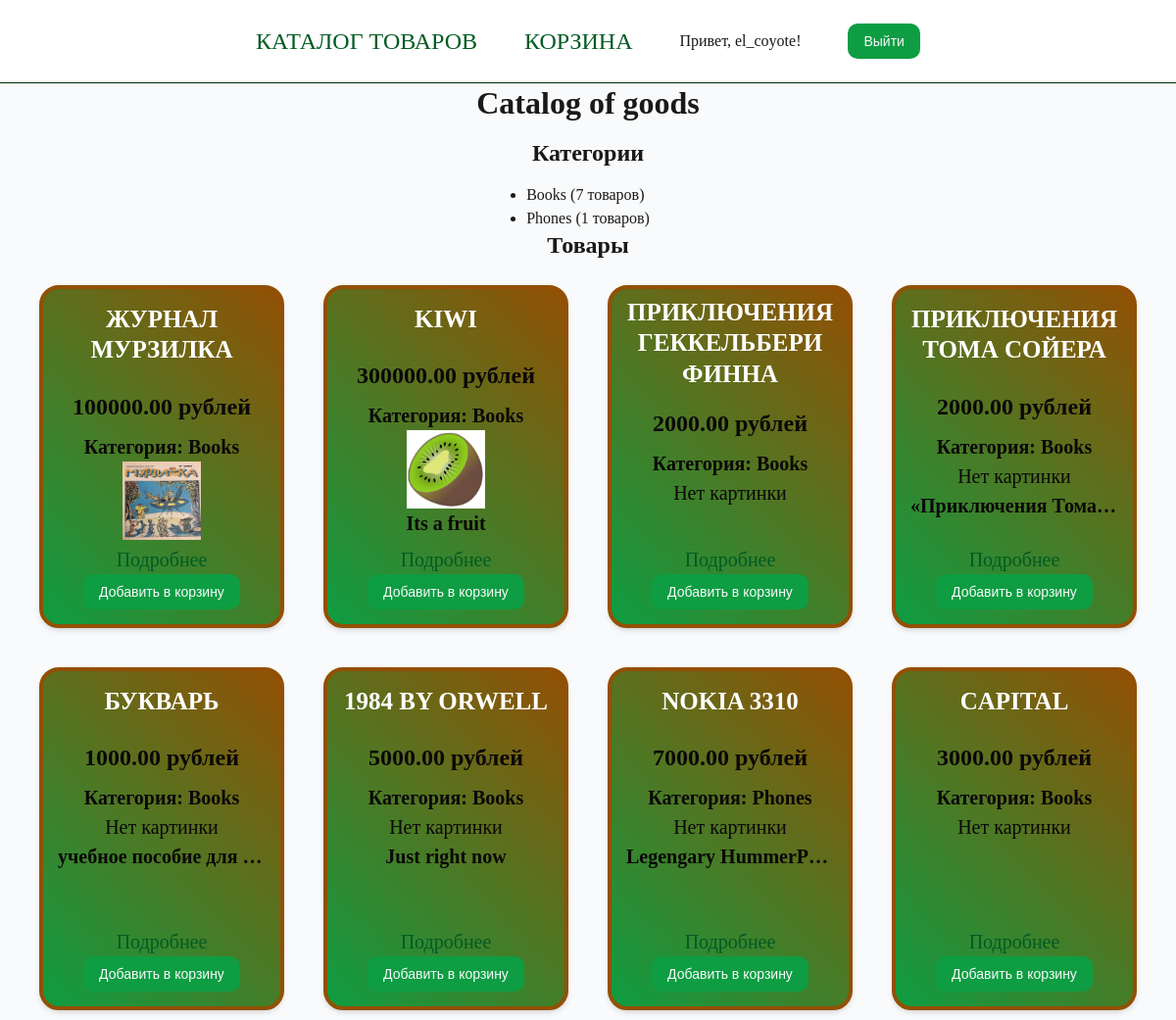
The app's page /journal/products/ (signed in) with its own data.
### journal/models.py (models this page shows, shortened)
class Category(models.Model):
    name = models.CharField(max_length=100, verbose_name='Name', help_text='Type the name of category')
    description = models.TextField(verbose_name="Description", blank=True, null=True)
    class Meta:
        verbose_name = 'Category'
        verbose_name_plural = 'Categories'
        ordering = ['name']

class Product(models.Model):
    name = models.CharField(max_length=200, verbose_name='Product Name')
    description = models.TextField(verbose_name="description", blank=True)
    image = models.ImageField(upload_to='products/', verbose_name='Image', blank=True, null=True)
    category = models.ForeignKey(Category, on_delete=models.CASCADE, related_name='products', verbose_name='Category')
    price = models.DecimalField(max_digits=10, decimal_places=2, verbose_name='Price')
    created_at = models.DateTimeField(auto_now_add=True, verbose_name='Date of creation')
    updated_at = models.DateTimeField(auto_now=True, verbose_name='Date of change')
    class Meta:
        verbose_name = 'Product'
        verbose_name_plural = 'Products'
        ordering = ['-created_at']                    # новые товары сверху
        indexes = [models.Index(fields=['name', 'category'])]

### journal/views.py (the view)
# urls.py: path('products/', views.product_list, name='product_list'),
def product_list(request):
    categories = Category.objects.annotate(product_count=Count('products'))
    products_list = Product.objects.all()
    paginator = Paginator(products_list, 12)
    page = request.GET.get('page')
    try:
        products = paginator.page(page)
    except PageNotAnInteger:
        products = paginator.page(1)
    except EmptyPage:
        products = paginator.page(paginator.num_pages)
    context = {
        'products': products,
        'categories': categories,
        'title': 'Catalog of goods'
    }
    return render(request, 'journal/product_list.html', context)

### journal/context_processors.py (called while the page is built)
def cart_items_count(request):
    cart = get_or_create_cart(request)
    count = sum(item.quantity for item in cart.items.all())
    return {'cart_items_count': count}

### journal/views.py (called while the page is built, shortened)
def get_or_create_cart(request):
    if request.user.is_authenticated:
        cart, _ = Cart.objects.get_or_create(user=request.user)
        return cart

### templates/journal/product_list.html (shortened to what this page needs)
{% extends 'base.html' %}
{% load static %}
{% block extra_css %}
    <link rel="stylesheet" href="{% static 'css/product_list.css' %}">
{% endblock extra_css %}
{% block content %}
        <h1>{{ title }}</h1>
        <h2>Категории</h2>
        <ul>
            {% for category in categories %}
                <li>{{ category.name }} ({{ category.product_count }} товаров)</li>
            {% empty %}
                <li>Нет категорий</li>
            {% endfor %}
        </ul>
        <h2>Товары</h2>
        <ul class="cont">
            {% for product in products %}
                <div class="prod-card">
                    <h3>{{ product.name }}</h3>
                    <p class="price">{{ product.price }} рублей</p>
                    <p>Категория: {{ product.category.name }}</p>
                    {% if product.image %}
                       <img class="blank img" src="{{ product.image.url }}" alt="{{ product.name }}" width="100" height="100">
                    {% else %}
                        <div class="blank">Нет картинки</div>
                    {% endif %}
                    <p class='desc'>{{ product.description|truncatewords:20 }}</p>
                    <a href="{% url 'product_detail' product.id %}">
                        Подробнее
                    </a>
                    <a href="{% url 'add_to_cart' product.id %}">
                        <button>Добавить в корзину</button>
                    </a>
                </div>
            {% empty %}
                <p>Товаров пока нет</p>
            {% endfor %}
        </ul>
{% endblock content %}

### templates/base.html (shortened to what this page needs)
<!DOCTYPE html>
<html lang="ru">
<head>
    {% load static %}
    <link rel="stylesheet" href="{% static 'css/style.css' %}">
    {% block extra_css %}
    {% endblock %}
</head>
<body>
    <header>
        <nav>
            <a href="{% url 'product_list' %}">Каталог товаров</a>
            <a class="cart" href="{% url 'cart_detail' %}">
                Корзина
            </a>
            {% if user.is_authenticated %}
                <span class="hello-user">
                    Привет, {{ user.username }}!
                </span>
                <form method="post" action="{% url 'logout' %}" style="display: inline;">
                    <button type="submit">Выйти</button>
                </form>
            {% else %}
                <a href="{% url 'login' %}">Войти</a>
                <a href="{% url 'signup' %}">Регистрация</a>
            {% endif %}
        </nav>
    </header>
    <div class="container">
        {% block content %}
        {% endblock %}
    </div>
</body>
</html>

### journal/static/css/style.css (style rules this page uses)
:root { --color-primary: #0e9d42; --color-primary-dark: #025b22; --color-secondary: #f79729; --color-secondary-dark: #925004; --color-danger: rgb(245, 41, 41); --color-warning: #e2da35; --color-bg: #f9fafb; --color-text: #1a1919; --color-text-light: #302e2e; --color: #fff; --color-border: #012e05; --radius-sm: 10px; --radius-md: 20px; --radius-lg: 30px; --transition: all 0.3s ease; --shadow-sm: 0 1px 2px 0 rgba(0, 0, 0, 0.05); --shadow-md: 0 4px 6px -1px rgba(0, 0, 0, 0.1), 0 2px 4px -1px rgba(0, 0, 0, 0.06); --shadow-lg: 0 10px 15px -3px rgba(0, 0, 0, 0.1), 0 4px 6px -1px rgba(0, 0, 0, 0.06); }
* { margin: 0; padding: 0; box-sizing: border-box; }
body { background-color: var(--color-bg); color: var(--color-text); line-height: 1.5; display: flex; flex-direction: column; align-items: center; }
h1, h2, h3, h4, h5, h6 { font-weight: 600; line-height: 1.25; margin-bottom: 1rem; }
h1 { font-size: 2rem; }
h2 { font-size: 1.5rem; }
h3 { font-size: 1.25rem; }
a { text-decoration: none; color: var(--color-primary-dark); transition: var(--transition); }
header { width: 100%; background-color: var(--color); box-shadow: var(--shadow-sm); border-bottom: 1px solid var(--color-border); position: sticky; top: 0; z-index: 100; }
nav { max-width: 1280px; margin: 0 auto; padding: 1rem 2rem; display: flex; justify-content: center; align-items: center; flex-wrap: wrap; gap: 3rem; }
nav a { font-size: 24px; font-weight: 500; padding: 0.5rem 0; position: relative; text-transform: uppercase; }
nav a::after, .nava::after { content: ''; position: absolute; bottom: 0; left: 0; width: 0; height: 2px; background: var(--color-primary); transition: var(--transition); }
.container { max-width: 1280px; width: 100%; display: flex; flex-direction: column; align-items: center; }
.button, button, .btn { display: inline-block; background-color: var(--color-primary); color: #f9fafb; border: none; padding: 0.5rem 1rem; border-radius: var(--radius-sm); font-weight: 500; cursor: pointer; transition: var(--transition); font-size: 14px; line-height: 20px; text-align: center; }
.prod-card { position: relative; display: flex; flex-direction: column; align-items: center; border: 4px solid var(--color-secondary-dark); padding: 10px; margin: 10px; width: 250px; height: 350px; border-radius: var(--radius-md); box-shadow: var(--shadow-md); background: linear-gradient(45deg, var(--color-primary), var(--color-secondary-dark)); overflow: hidden; color: rgb(11, 8, 8); font-size: 20px; transition: var(--transition); }
.prod-card h3, .prod-card p { text-align: center; }
.prod-card h3 { text-align: center; text-transform: uppercase; font-size: 25px; color: white; height: 80px; display: flex; align-items: center; }
p { font-weight: 900; }
.img { width: 80px; aspect-ratio: 1 / 1; transition: var(--transition); background: var(--color); display: flex; justify-content: center; align-items: center; }
.price { font-weight: 900; font-size: 24px; margin: 0.5rem 0; }
.desc { height: 100%; width: 100%; overflow: hidden; text-overflow: ellipsis; text-align: center; transition: var(--transition); }
.cont { display: flex; flex-wrap: wrap; justify-content: center; }

### journal/static/css/product_list.css (style rules this page uses)
.cont { display: flex; flex-wrap: wrap; justify-content: center; gap: 20px; }
.prod-card { position: relative; width: 250px; height: 350px; padding: 15px; margin: 10px; border: 4px solid var(--color-secondary-dark); border-radius: var(--radius-md); box-shadow: var(--shadow-md); background: linear-gradient(45deg, var(--color-primary), var(--color-secondary-dark)); color: rgb(11, 8, 8); font-size: 20px; display: flex; flex-direction: column; align-items: center; overflow: hidden; transition: var(--transition); }
.prod-card h3 { text-align: center; text-transform: uppercase; font-size: 25px; color: white; height: 80px; display: flex; align-items: center; }
.prod-card p { text-align: center; font-weight: 900; }
.price { font-weight: 900; font-size: 24px; margin: 0.5rem 0; }
.img { width: 80px; aspect-ratio: 1 / 1; transition: var(--transition); background: var(--color); display: flex; justify-content: center; align-items: center; }
.desc { height: 100%; width: 100%; overflow: hidden; text-overflow: ellipsis; white-space: nowrap; text-align: center; transition: var(--transition); cursor: default; }

### records on screen
Category: name "Books", product_count "7"
Category: name "Phones", product_count "1"
Product: name "ЖУРНАЛ МУРЗИЛКА", price "100000.00", category.name "Books", image (picture)
Product: name "KIWI", price "300000.00", category.name "Books", image (picture), description "Its a fruit"
Product: name "ПРИКЛЮЧЕНИЯ ГЕККЕЛЬБЕРИ ФИННА", price "2000.00", category.name "Books", shows "Нет картинки"
Product: name "ПРИКЛЮЧЕНИЯ ТОМА СОЙЕРА", price "2000.00", category.name "Books", shows "Нет картинки", description "«Приключения Тома…"
Product: name "БУКВАРЬ", price "1000.00", category.name "Books", shows "Нет картинки", description "учебное пособие для…"
Product: name "1984 BY ORWELL", price "5000.00", category.name "Books", shows "Нет картинки", description "Just right now"
Product: name "NOKIA 3310", price "7000.00", category.name "Phones", shows "Нет картинки", description "Legengary HummerP…"
Product: name "CAPITAL", price "3000.00", category.name "Books", shows "Нет картинки"

### other values on screen
{{ user.username }} "el_coyote"
{{ title }} "Catalog of goods"
